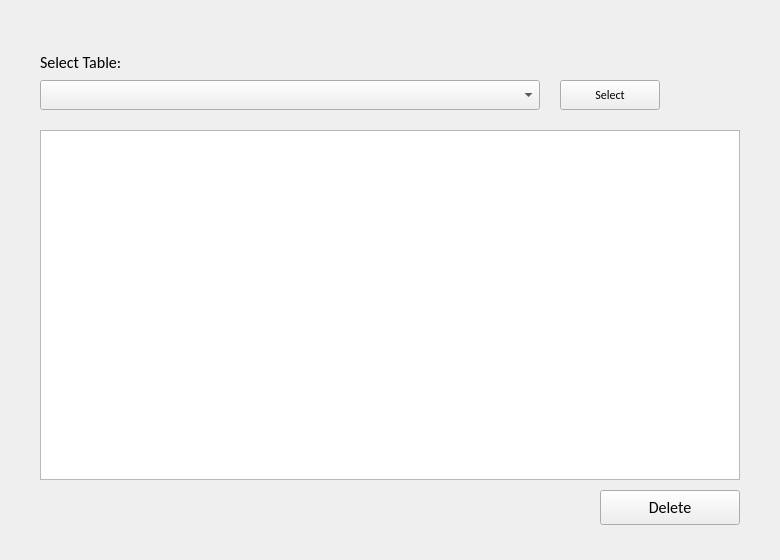
<?xml version="1.0" encoding="UTF-8"?>
<ui version="4.0">
 <class>Subwindow_Delete</class>
 <widget class="QWidget" name="Subwindow_Delete">
  <property name="geometry">
   <rect>
    <x>0</x>
    <y>0</y>
    <width>780</width>
    <height>560</height>
   </rect>
  </property>
  <property name="windowTitle">
   <string>Subwindow_Delete</string>
  </property>
  <widget class="QLabel" name="label">
   <property name="geometry">
    <rect>
     <x>40</x>
     <y>50</y>
     <width>120</width>
     <height>25</height>
    </rect>
   </property>
   <property name="font">
    <font>
     <family>Calibri</family>
     <pointsize>12</pointsize>
    </font>
   </property>
   <property name="text">
    <string>Select Table:</string>
   </property>
  </widget>
  <widget class="QComboBox" name="Table_select">
   <property name="geometry">
    <rect>
     <x>40</x>
     <y>80</y>
     <width>500</width>
     <height>30</height>
    </rect>
   </property>
   <property name="font">
    <font>
     <family>Calibri</family>
     <pointsize>12</pointsize>
    </font>
   </property>
  </widget>
  <widget class="QTableView" name="List">
   <property name="geometry">
    <rect>
     <x>40</x>
     <y>130</y>
     <width>700</width>
     <height>350</height>
    </rect>
   </property>
  </widget>
  <widget class="QPushButton" name="Select_button">
   <property name="geometry">
    <rect>
     <x>560</x>
     <y>80</y>
     <width>100</width>
     <height>30</height>
    </rect>
   </property>
   <property name="font">
    <font>
     <family>Calibri</family>
    </font>
   </property>
   <property name="text">
    <string>Select</string>
   </property>
  </widget>
  <widget class="QPushButton" name="Delete_button">
   <property name="geometry">
    <rect>
     <x>600</x>
     <y>490</y>
     <width>140</width>
     <height>35</height>
    </rect>
   </property>
   <property name="font">
    <font>
     <family>Calibri</family>
     <pointsize>12</pointsize>
    </font>
   </property>
   <property name="text">
    <string>Delete</string>
   </property>
  </widget>
 </widget>
 <layoutdefault spacing="6" margin="11"/>
 <resources/>
 <connections/>
</ui>
